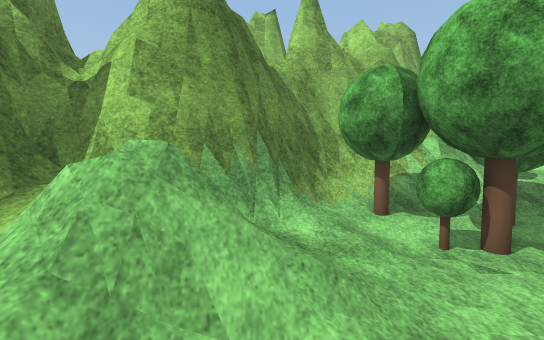
View 1 (above)

12 first-person views from a walk through a Unity game level. The camera is 1.5 m above the floor, tilts 4° down and sees 85° across. The floor is counted in squares, 1 m on a side. Each view is taken from the middle of a square. On the plan, view 1 faces up. The plan holds only what a view shows up to about 15 squares ahead; the rest is blank. The place goes on beyond the plan. Some trees and plants on the terrain are drawn as simple stand-ins. The player character is not drawn. Surface patterns are stand-ins for the level's own textures.

View 2
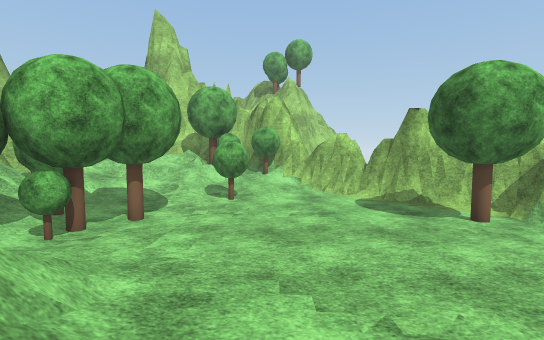

View 3
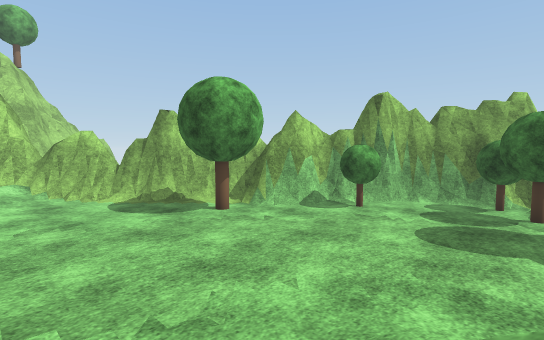

View 4
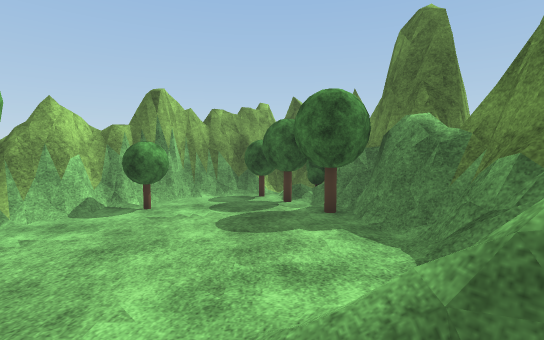

View 5
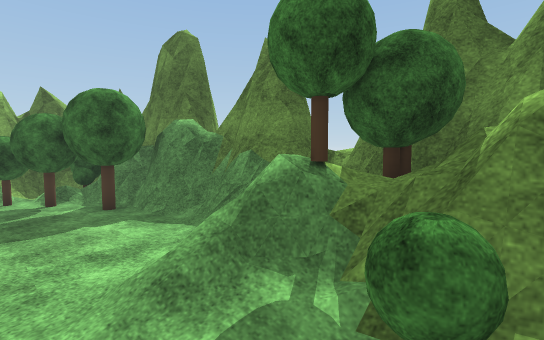

View 6
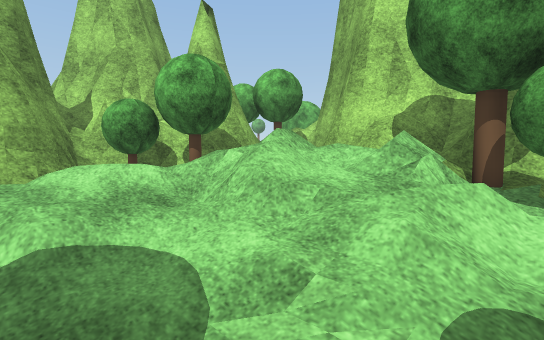

View 7
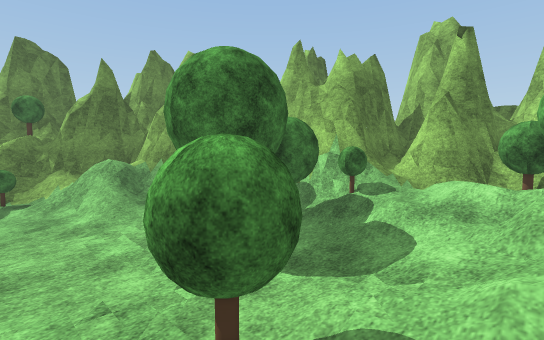

View 8
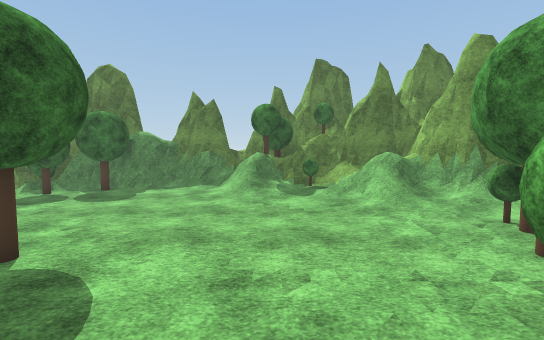

View 9
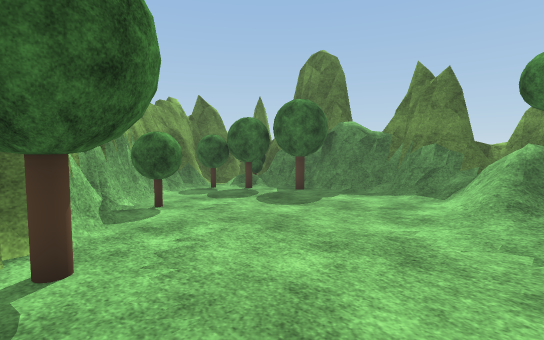

View 10
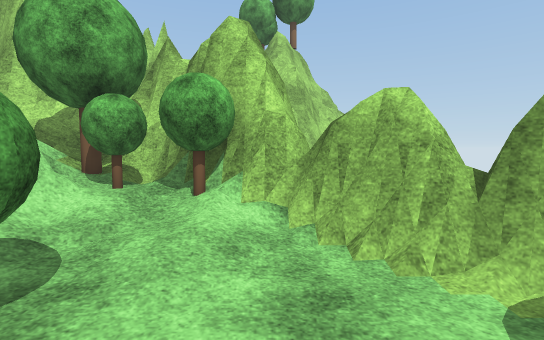

View 11
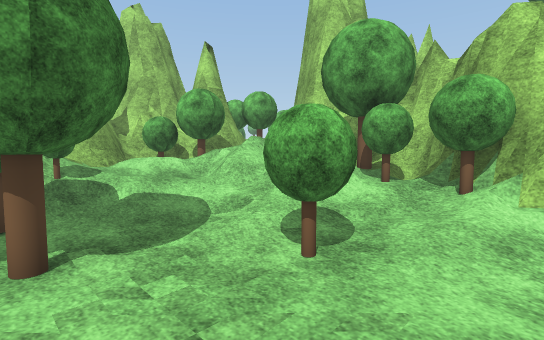

View 12
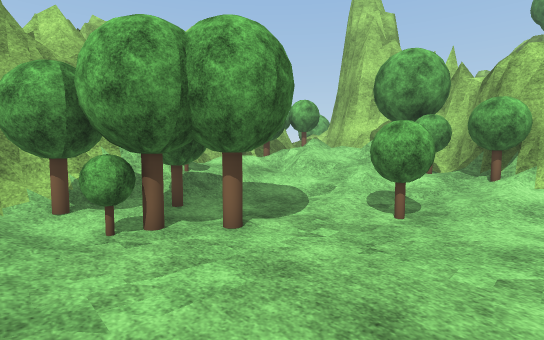

### Floor plan
Key: @ floor where view 1 was taken; # wall or solid block; . main floor; : floor 0.25 m higher than the main floor; + floor 1.25 m higher than the main floor; / step, stairs or slope; = window, fence, low wall or low ledge; T tree.
Columns run from 7 left of view 1 to 13 right of it. Each row starts with its distance up from view 1.
 10            #######
  9            #=##T=###
  8         ####=//TTT#=
  7        ##==#T////  #
  6       ##TT/T////// ##
  5    #####/::T:////+ ##
  4    #===//TT...////TT#
  3    #=////..T..////TT#
  2   ## ////.....T///TT#
  1  ###T//........//T###
  0 ###=/:.@.......///#
 -1 ##TT//........../##
 -2 #=TT//..........###
 -3 ##///...........##
 -4  ##/...........##
 -5  ##........T..##
 -6   #...........##
 -7   #........####
 -8   #T.....T###
 -9   ##.....T##
-10   ##T....##
-11   #T/.T=##
-12   ##//###
-13   #####

Where each view was taken, in squares from view 1:
view 1: 0 up, 0 right, facing up
view 2: 0 up, 3 left, facing right
view 3: 0 up, 3 left, facing down-right
view 4: 0 up, 2 left, facing down
view 5: 1 up, 1 left, facing down-left
view 6: 2 up, 6 right, facing up-right
view 7: 0 up, 9 right, facing up-left
view 8: 1 down, 9 right, facing left
view 9: 1 down, 5 right, facing down-left
view 10: 1 down, 5 right, facing right
view 11: 1 down, 4 right, facing up-right
view 12: 1 down, 1 right, facing up-right
